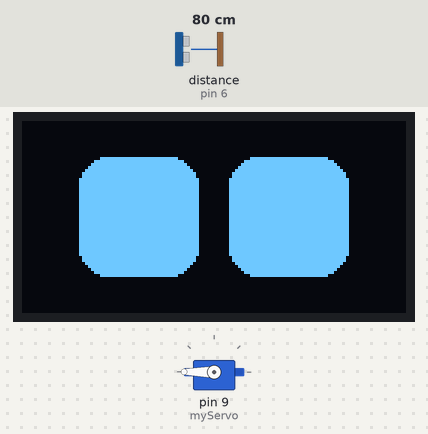
The sketch below on a simulated Arduino Uno, built with avr-gcc and run on an emulated ATmega328P. On the bench: servo, 128×64 one-colour display. Wiring (inferred from the names in the program): ultrasonic range finder: trigger pin 7; echo pin 6. The test bench sets the inputs (shaded band); at power-on: distance to the obstacle (sensor on pin 6) 80 cm. The echo pulse lasts 58.3 µs per cm; the display library's start-up logo is not drawn.

Above: at 3.9 s.
4.0 s: distance to the obstacle (sensor on pin 6) set to 13 cm
6.0 s: distance to the obstacle (sensor on pin 6) set to 10 cm
At 7.9 s:
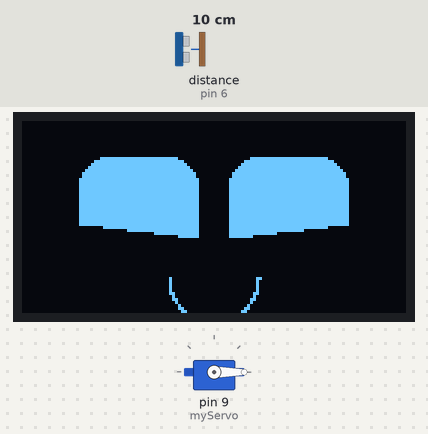
10.4 s: distance to the obstacle (sensor on pin 6) set to 18 cm
At 13.13 s:
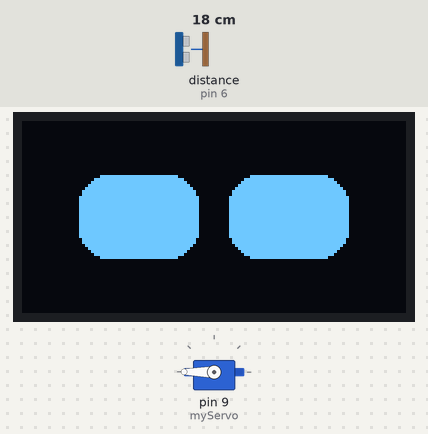
14.8 s: distance to the obstacle (sensor on pin 6) set to 2 cm
At 15.61 s:
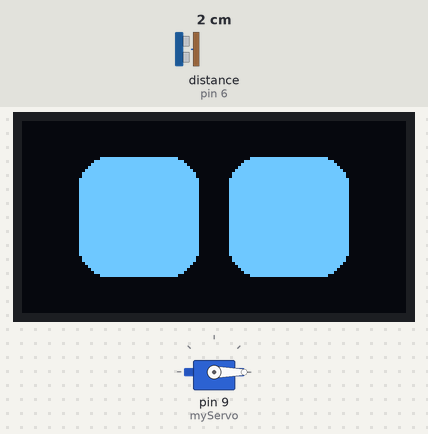
Timing chart, 0 to 17.8 s (numbered marks = the images above; inputs shaded):
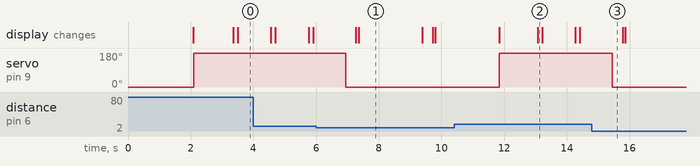

Measured:
- the behaviour switches between 12 and 11 cm on distance to the obstacle (sensor on pin 6) (found by bisection; images 0 and 1)
- after the input at 6.0 s, servo on pin 9 (myServo): 180° → 0° after 0.94 s; the display: first changes after 1.3 s (image 1 shows a later state)
- after the input at 10.4 s, servo on pin 9 (myServo): 0° → 180° after 1.4 s
- after the input at 14.8 s, servo on pin 9 (myServo): 180° → 0° after 0.65 s
- what the display in image 1 shows lasts 2.0 s, from 7.4 s to 9.4 s

The sketch:

final_no_change.ino
```cpp
#include <Servo.h>
#include <SPI.h>
#include <Wire.h>
#include <Adafruit_GFX.h>
#include <Adafruit_SSD1306.h>

// Servo
Servo myServo;

// Ultrasonic sensor pins
const int trigPin = 7;
const int echoPin = 6;

// Variables to store the duration and distance
long duration;
int distance;

// OLED display
#define SCREEN_WIDTH 128 // OLED display width, in pixels
#define SCREEN_HEIGHT 64 // OLED display height, in pixels
#define OLED_RESET -1    // Reset pin # (or -1 if sharing Arduino reset pin)
#define SCREEN_ADDRESS 0x3C ///< Address for 128x64 display

Adafruit_SSD1306 display(SCREEN_WIDTH, SCREEN_HEIGHT, &Wire, OLED_RESET);

// Eye and expression variables
int ref_eye_height = 40;
int ref_eye_width = 40;
int ref_space_between_eye = 10;
int ref_corner_radius = 10;

int left_eye_height = ref_eye_height;
int left_eye_width = ref_eye_width;
int left_eye_x = 32;
int left_eye_y = 32;
int right_eye_x = 32 + ref_eye_width + ref_space_between_eye;
int right_eye_y = 32;
int right_eye_height = ref_eye_height;
int right_eye_width = ref_eye_width;

void draw_eyes(bool update = true)
{
    display.clearDisplay();
    int x = int(left_eye_x - left_eye_width / 2);
    int y = int(left_eye_y - left_eye_height / 2);
    display.fillRoundRect(x, y, left_eye_width, left_eye_height, ref_corner_radius, SSD1306_WHITE);
    x = int(right_eye_x - right_eye_width / 2);
    y = int(right_eye_y - right_eye_height / 2);
    display.fillRoundRect(x, y, right_eye_width, right_eye_height, ref_corner_radius, SSD1306_WHITE);
    if (update)
    {
        display.display();
    }
}

void center_eyes(bool update = true)
{
    left_eye_height = ref_eye_height;
    left_eye_width = ref_eye_width;
    right_eye_height = ref_eye_height;
    right_eye_width = ref_eye_width;

    left_eye_x = SCREEN_WIDTH / 2 - ref_eye_width / 2 - ref_space_between_eye / 2;
    left_eye_y = SCREEN_HEIGHT / 2;
    right_eye_x = SCREEN_WIDTH / 2 + ref_eye_width / 2 + ref_space_between_eye / 2;
    right_eye_y = SCREEN_HEIGHT / 2;

    draw_eyes(update);
}

void draw_smile()
{
    // Draw the smile using an arc approximation with lines
    int smileCenterX = SCREEN_WIDTH / 2;
    int smileCenterY = SCREEN_HEIGHT / 2 + 20;
    int smileRadius = 15;
    int startAngle = 0;
    int endAngle = 180;

    for (int angle = startAngle; angle <= endAngle; angle++)
    {
        float rad = angle * 3.14159 / 180.0;
        int x = smileCenterX + smileRadius * cos(rad);
        int y = smileCenterY + smileRadius * sin(rad);
        display.drawPixel(x, y, SSD1306_WHITE);
    }

    display.display();
    delay(1000);
}

void blink(int speed = 12)
{
    draw_eyes();

    for (int i = 0; i < 3; i++)
    {
        left_eye_height -= speed;
        right_eye_height -= speed;
        draw_eyes();
        delay(1);
    }
    for (int i = 0; i < 3; i++)
    {
        left_eye_height += speed;
        right_eye_height += speed;

        draw_eyes();
        delay(1);
    }
}

void happy_eye()
{
    center_eyes(false);
    int offset = ref_eye_height / 2;
    for (int i = 0; i < 10; i++)
    {
        display.fillTriangle(left_eye_x - left_eye_width / 2 - 1, left_eye_y + offset, left_eye_x + left_eye_width / 2 + 1, left_eye_y + 5 + offset, left_eye_x - left_eye_width / 2 - 1, left_eye_y + left_eye_height + offset, SSD1306_BLACK);
        display.fillTriangle(right_eye_x + right_eye_width / 2 + 1, right_eye_y + offset, right_eye_x - left_eye_width / 2 - 1, right_eye_y + 5 + offset, right_eye_x + right_eye_width / 2 + 1, right_eye_y + right_eye_height + offset, SSD1306_BLACK);
        offset -= 2;
        display.display();
        delay(1);
    }

    draw_smile();
}

void setup()
{
    Serial.begin(9600);

    // Servo setup
    myServo.attach(9);
    myServo.write(0); // Initial position

    // Ultrasonic sensor setup
    pinMode(trigPin, OUTPUT);
    pinMode(echoPin, INPUT);

    // OLED setup
    if (!display.begin(SSD1306_SWITCHCAPVCC, SCREEN_ADDRESS))
    {
        Serial.println(F("SSD1306 allocation failed"));
        for (;;)
            ;
    }

    display.display();
    delay(2000);
    display.clearDisplay();
    center_eyes();
}

void loop()
{
    // Measure distance
    digitalWrite(trigPin, LOW);
    delayMicroseconds(2);
    digitalWrite(trigPin, HIGH);
    delayMicroseconds(10);
    digitalWrite(trigPin, LOW);
    duration = pulseIn(echoPin, HIGH);
    distance = duration * 0.034 / 2; // Calculate the distance in cm

    if (distance <= 10)
    {
        myServo.write(0); // Move servo to 180 degrees
        happy_eye();        // Display happy eyes and smile on OLED
    }
    else
    {
        myServo.write(180); // Reset servo position
        blink();          // Default blinking eyes animation
    }

    delay(1000); // Delay for readability
}
```
